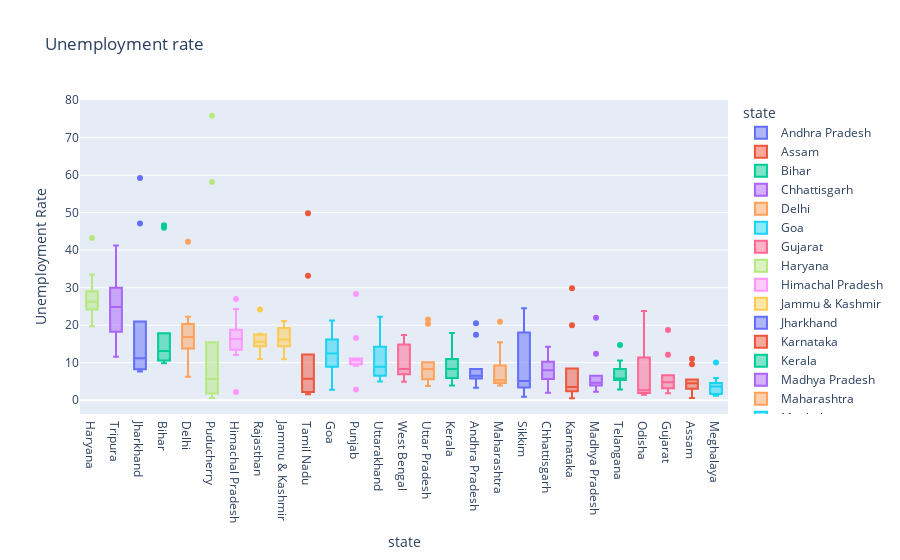

Notebook cell for this chart:
### Code cell
fig = px.box(df,x='state',y='Unemployment Rate',color='state',title='Unemployment rate')
fig.update_layout(xaxis={'categoryorder':'total descending'})
fig.show()

### Figure 1 — Plotly figure (JSON) as saved in the notebook; plotly's stock layout.template omitted (floating-point values rounded to 4 significant figures)
{"data": [{"alignmentgroup": "True", "hovertemplate": "state=%{x}<br>Unemployment Rate=%{y}<extra></extra>", "legendgroup": "Andhra Pradesh", "marker": {"color": "#636efa"}, "name": "Andhra Pradesh", "notched": false, "offsetgroup": "Andhra Pradesh", "orientation": "v", "showlegend": true, "type": "box", "x": ["Andhra Pradesh", "Andhra Pradesh", "Andhra Pradesh", "Andhra Pradesh", "Andhra Pradesh", "Andhra Pradesh", "Andhra Pradesh", "Andhra Pradesh", "Andhra Pradesh", "Andhra Pradesh"], "x0": " ", "xaxis": "x", "y": [5.48, 5.83, 5.79, 20.51, 17.43, 3.31, 8.34, 6.96, 6.4, 6.59], "y0": " ", "yaxis": "y"}, {"alignmentgroup": "True", "hovertemplate": "state=%{x}<br>Unemployment Rate=%{y}<extra></extra>", "legendgroup": "Assam", "marker": {"color": "#EF553B"}, "name": "Assam", "notched": false, "offsetgroup": "Assam", "orientation": "v", "showlegend": true, "type": "box", "x": ["Assam", "Assam", "Assam", "Assam", "Assam", "Assam", "Assam", "Assam", "Assam", "Assam"], "x0": " ", "xaxis": "x", "y": [4.66, 4.41, 4.77, 11.06, 9.55, 0.6, 3.77, 5.53, 1.19, 3.02], "y0": " ", "yaxis": "y"}, {"alignmentgroup": "True", "hovertemplate": "state=%{x}<br>Unemployment Rate=%{y}<extra></extra>", "legendgroup": "Bihar", "marker": {"color": "#00cc96"}, "name": "Bihar", "notched": false, "offsetgroup": "Bihar", "orientation": "v", "showlegend": true, "type": "box", "x": ["Bihar", "Bihar", "Bihar", "Bihar", "Bihar", "Bihar", "Bihar", "Bihar", "Bihar", "Bihar"], "x0": " ", "xaxis": "x", "y": [10.61, 10.29, 15.43, 46.64, 45.96, 17.82, 12.79, 13.44, 11.91, 9.82], "y0": " ", "yaxis": "y"}, {"alignmentgroup": "True", "hovertemplate": "state=%{x}<br>Unemployment Rate=%{y}<extra></extra>", "legendgroup": "Chhattisgarh", "marker": {"color": "#ab63fa"}, "name": "Chhattisgarh", "notched": false, "offsetgroup": "Chhattisgarh", "orientation": "v", "showlegend": true, "type": "box", "x": ["Chhattisgarh", "Chhattisgarh", "Chhattisgarh", "Chhattisgarh", "Chhattisgarh", "Chhattisgarh", "Chhattisgarh", "Chhattisgarh", "Chhattisgarh", "Chhattisgarh"], "x0": " ", "xaxis": "x", "y": [9.65, 8.38, 7.54, 3.41, 10.5, 14.23, 10.27, 5.63, 1.96, 6.62], "y0": " ", "yaxis": "y"}, {"alignmentgroup": "True", "hovertemplate": "state=%{x}<br>Unemployment Rate=%{y}<extra></extra>", "legendgroup": "Delhi", "marker": {"color": "#FFA15A"}, "name": "Delhi", "notched": false, "offsetgroup": "Delhi", "orientation": "v", "showlegend": true, "type": "box", "x": ["Delhi", "Delhi", "Delhi", "Delhi", "Delhi", "Delhi", "Delhi", "Delhi", "Delhi", "Delhi"], "x0": " ", "xaxis": "x", "y": [22.23, 14.84, 17.04, 16.68, 42.27, 18.19, 20.3, 13.79, 12.53, 6.27], "y0": " ", "yaxis": "y"}, {"alignmentgroup": "True", "hovertemplate": "state=%{x}<br>Unemployment Rate=%{y}<extra></extra>", "legendgroup": "Goa", "marker": {"color": "#19d3f3"}, "name": "Goa", "notched": false, "offsetgroup": "Goa", "orientation": "v", "showlegend": true, "type": "box", "x": ["Goa", "Goa", "Goa", "Goa", "Goa", "Goa", "Goa", "Goa", "Goa", "Goa"], "x0": " ", "xaxis": "x", "y": [8.89, 2.81, 5.25, 13.31, 21.25, 9.96, 17.07, 16.21, 15.38, 11.54], "y0": " ", "yaxis": "y"}, {"alignmentgroup": "True", "hovertemplate": "state=%{x}<br>Unemployment Rate=%{y}<extra></extra>", "legendgroup": "Gujarat", "marker": {"color": "#FF6692"}, "name": "Gujarat", "notched": false, "offsetgroup": "Gujarat", "orientation": "v", "showlegend": true, "type": "box", "x": ["Gujarat", "Gujarat", "Gujarat", "Gujarat", "Gujarat", "Gujarat", "Gujarat", "Gujarat", "Gujarat", "Gujarat"], "x0": " ", "xaxis": "x", "y": [5.54, 6.38, 6.66, 18.71, 12.11, 3.2, 1.84, 1.87, 3.42, 4.03], "y0": " ", "yaxis": "y"}, {"alignmentgroup": "True", "hovertemplate": "state=%{x}<br>Unemployment Rate=%{y}<extra></extra>", "legendgroup": "Haryana", "marker": {"color": "#B6E880"}, "name": "Haryana", "notched": false, "offsetgroup": "Haryana", "orientation": "v", "showlegend": true, "type": "box", "x": ["Haryana", "Haryana", "Haryana", "Haryana", "Haryana", "Haryana", "Haryana", "Haryana", "Haryana", "Haryana"], "x0": " ", "xaxis": "x", "y": [20.34, 25.77, 25.05, 43.22, 29.02, 26.7, 24.18, 33.5, 19.68, 27.31], "y0": " ", "yaxis": "y"}, {"alignmentgroup": "True", "hovertemplate": "state=%{x}<br>Unemployment Rate=%{y}<extra></extra>", "legendgroup": "Himachal Pradesh", "marker": {"color": "#FF97FF"}, "name": "Himachal Pradesh", "notched": false, "offsetgroup": "Himachal Pradesh", "orientation": "v", "showlegend": true, "type": "box", "x": ["Himachal Pradesh", "Himachal Pradesh", "Himachal Pradesh", "Himachal Pradesh", "Himachal Pradesh", "Himachal Pradesh", "Himachal Pradesh", "Himachal Pradesh", "Himachal Pradesh", "Himachal Pradesh"], "x0": " ", "xaxis": "x", "y": [16.83, 16.84, 18.76, 2.2, 26.95, 13.47, 24.31, 15.79, 12.04, 13.46], "y0": " ", "yaxis": "y"}, {"alignmentgroup": "True", "hovertemplate": "state=%{x}<br>Unemployment Rate=%{y}<extra></extra>", "legendgroup": "Jammu & Kashmir", "marker": {"color": "#FECB52"}, "name": "Jammu & Kashmir", "notched": false, "offsetgroup": "Jammu & Kashmir", "orientation": "v", "showlegend": true, "type": "box", "x": ["Jammu & Kashmir", "Jammu & Kashmir", "Jammu & Kashmir", "Jammu & Kashmir", "Jammu & Kashmir", "Jammu & Kashmir", "Jammu & Kashmir", "Jammu & Kashmir", "Jammu & Kashmir"], "x0": " ", "xaxis": "x", "y": [21.08, 20.78, 15.5, 18.74, 17.92, 10.88, 11.09, 16.17, 16.14], "y0": " ", "yaxis": "y"}, {"alignmentgroup": "True", "hovertemplate": "state=%{x}<br>Unemployment Rate=%{y}<extra></extra>", "legendgroup": "Jharkhand", "marker": {"color": "#636efa"}, "name": "Jharkhand", "notched": false, "offsetgroup": "Jharkhand", "orientation": "v", "showlegend": true, "type": "box", "x": ["Jharkhand", "Jharkhand", "Jharkhand", "Jharkhand", "Jharkhand", "Jharkhand", "Jharkhand", "Jharkhand", "Jharkhand", "Jharkhand"], "x0": " ", "xaxis": "x", "y": [10.61, 11.85, 8.23, 47.09, 59.23, 20.95, 7.63, 9.76, 8.24, 11.8], "y0": " ", "yaxis": "y"}, {"alignmentgroup": "True", "hovertemplate": "state=%{x}<br>Unemployment Rate=%{y}<extra></extra>", "legendgroup": "Karnataka", "marker": {"color": "#EF553B"}, "name": "Karnataka", "notched": false, "offsetgroup": "Karnataka", "orientation": "v", "showlegend": true, "type": "box", "x": ["Karnataka", "Karnataka", "Karnataka", "Karnataka", "Karnataka", "Karnataka", "Karnataka", "Karnataka", "Karnataka", "Karnataka"], "x0": " ", "xaxis": "x", "y": [2.86, 3.61, 3.46, 29.84, 19.97, 8.44, 4.01, 0.5, 2.41, 1.58], "y0": " ", "yaxis": "y"}, {"alignmentgroup": "True", "hovertemplate": "state=%{x}<br>Unemployment Rate=%{y}<extra></extra>", "legendgroup": "Kerala", "marker": {"color": "#00cc96"}, "name": "Kerala", "notched": false, "offsetgroup": "Kerala", "orientation": "v", "showlegend": true, "type": "box", "x": ["Kerala", "Kerala", "Kerala", "Kerala", "Kerala", "Kerala", "Kerala", "Kerala", "Kerala", "Kerala"], "x0": " ", "xaxis": "x", "y": [5.31, 7.6, 8.99, 16.99, 17.88, 9.71, 7.09, 10.98, 5.91, 3.88], "y0": " ", "yaxis": "y"}, {"alignmentgroup": "True", "hovertemplate": "state=%{x}<br>Unemployment Rate=%{y}<extra></extra>", "legendgroup": "Madhya Pradesh", "marker": {"color": "#ab63fa"}, "name": "Madhya Pradesh", "notched": false, "offsetgroup": "Madhya Pradesh", "orientation": "v", "showlegend": true, "type": "box", "x": ["Madhya Pradesh", "Madhya Pradesh", "Madhya Pradesh", "Madhya Pradesh", "Madhya Pradesh", "Madhya Pradesh", "Madhya Pradesh", "Madhya Pradesh", "Madhya Pradesh", "Madhya Pradesh"], "x0": " ", "xaxis": "x", "y": [4.11, 4.57, 2.22, 12.36, 21.98, 6.48, 5.08, 4.7, 3.91, 3.13], "y0": " ", "yaxis": "y"}, {"alignmentgroup": "True", "hovertemplate": "state=%{x}<br>Unemployment Rate=%{y}<extra></extra>", "legendgroup": "Maharashtra", "marker": {"color": "#FFA15A"}, "name": "Maharashtra", "notched": false, "offsetgroup": "Maharashtra", "orientation": "v", "showlegend": true, "type": "box", "x": ["Maharashtra", "Maharashtra", "Maharashtra", "Maharashtra", "Maharashtra", "Maharashtra", "Maharashtra", "Maharashtra", "Maharashtra", "Maharashtra"], "x0": " ", "xaxis": "x", "y": [4.95, 4.69, 5.79, 20.9, 15.46, 9.23, 3.89, 6.23, 4.55, 4.1], "y0": " ", "yaxis": "y"}, {"alignmentgroup": "True", "hovertemplate": "state=%{x}<br>Unemployment Rate=%{y}<extra></extra>", "legendgroup": "Meghalaya", "marker": {"color": "#19d3f3"}, "name": "Meghalaya", "notched": false, "offsetgroup": "Meghalaya", "orientation": "v", "showlegend": true, "type": "box", "x": ["Meghalaya", "Meghalaya", "Meghalaya", "Meghalaya", "Meghalaya", "Meghalaya", "Meghalaya", "Meghalaya", "Meghalaya", "Meghalaya"], "x0": " ", "xaxis": "x", "y": [1.66, 3.59, 1.58, 10.03, 5.92, 1.15, 2.1, 3.74, 4.29, 4.6], "y0": " ", "yaxis": "y"}, {"alignmentgroup": "True", "hovertemplate": "state=%{x}<br>Unemployment Rate=%{y}<extra></extra>", "legendgroup": "Odisha", "marker": {"color": "#FF6692"}, "name": "Odisha", "notched": false, "offsetgroup": "Odisha", "orientation": "v", "showlegend": true, "type": "box", "x": ["Odisha", "Odisha", "Odisha", "Odisha", "Odisha", "Odisha", "Odisha", "Odisha", "Odisha", "Odisha"], "x0": " ", "xaxis": "x", "y": [1.9, 3.12, 13.08, 23.76, 11.41, 3.77, 1.88, 1.42, 2.1, 2.18], "y0": " ", "yaxis": "y"}, {"alignmentgroup": "True", "hovertemplate": "state=%{x}<br>Unemployment Rate=%{y}<extra></extra>", "legendgroup": "Puducherry", "marker": {"color": "#B6E880"}, "name": "Puducherry", "notched": false, "offsetgroup": "Puducherry", "orientation": "v", "showlegend": true, "type": "box", "x": ["Puducherry", "Puducherry", "Puducherry", "Puducherry", "Puducherry", "Puducherry", "Puducherry", "Puducherry", "Puducherry", "Puducherry"], "x0": " ", "xaxis": "x", "y": [0.58, 1.76, 1.2, 75.85, 58.19, 4.24, 15.47, 5.05, 10.9, 6.18], "y0": " ", "yaxis": "y"}, {"alignmentgroup": "True", "hovertemplate": "state=%{x}<br>Unemployment Rate=%{y}<extra></extra>", "legendgroup": "Punjab", "marker": {"color": "#FF97FF"}, "name": "Punjab", "notched": false, "offsetgroup": "Punjab", "orientation": "v", "showlegend": true, "type": "box", "x": ["Punjab", "Punjab", "Punjab", "Punjab", "Punjab", "Punjab", "Punjab", "Punjab", "Punjab", "Punjab"], "x0": " ", "xaxis": "x", "y": [11.11, 10.97, 10.32, 2.86, 28.33, 16.55, 9.19, 10.99, 9.61, 9.88], "y0": " ", "yaxis": "y"}, {"alignmentgroup": "True", "hovertemplate": "state=%{x}<br>Unemployment Rate=%{y}<extra></extra>", "legendgroup": "Rajasthan", "marker": {"color": "#FECB52"}, "name": "Rajasthan", "notched": false, "offsetgroup": "Rajasthan", "orientation": "v", "showlegend": true, "type": "box", "x": ["Rajasthan", "Rajasthan", "Rajasthan", "Rajasthan", "Rajasthan", "Rajasthan", "Rajasthan", "Rajasthan", "Rajasthan", "Rajasthan"], "x0": " ", "xaxis": "x", "y": [10.97, 15.16, 11.9, 17.7, 15.74, 14.39, 15.81, 17.51, 15.35, 24.15], "y0": " ", "yaxis": "y"}, {"alignmentgroup": "True", "hovertemplate": "state=%{x}<br>Unemployment Rate=%{y}<extra></extra>", "legendgroup": "Sikkim", "marker": {"color": "#636efa"}, "name": "Sikkim", "notched": false, "offsetgroup": "Sikkim", "orientation": "v", "showlegend": true, "type": "box", "x": ["Sikkim", "Sikkim", "Sikkim", "Sikkim", "Sikkim", "Sikkim", "Sikkim", "Sikkim"], "x0": " ", "xaxis": "x", "y": [23.57, 2.28, 24.51, 4.46, 4.45, 12.49, 5.7, 0.88], "y0": " ", "yaxis": "y"}, {"alignmentgroup": "True", "hovertemplate": "state=%{x}<br>Unemployment Rate=%{y}<extra></extra>", "legendgroup": "Tamil Nadu", "marker": {"color": "#EF553B"}, "name": "Tamil Nadu", "notched": false, "offsetgroup": "Tamil Nadu", "orientation": "v", "showlegend": true, "type": "box", "x": ["Tamil Nadu", "Tamil Nadu", "Tamil Nadu", "Tamil Nadu", "Tamil Nadu", "Tamil Nadu", "Tamil Nadu", "Tamil Nadu", "Tamil Nadu", "Tamil Nadu"], "x0": " ", "xaxis": "x", "y": [1.57, 2.09, 6.4, 49.83, 33.16, 12.2, 6.81, 2.65, 5, 2.16], "y0": " ", "yaxis": "y"}, {"alignmentgroup": "True", "hovertemplate": "state=%{x}<br>Unemployment Rate=%{y}<extra></extra>", "legendgroup": "Telangana", "marker": {"color": "#00cc96"}, "name": "Telangana", "notched": false, "offsetgroup": "Telangana", "orientation": "v", "showlegend": true, "type": "box", "x": ["Telangana", "Telangana", "Telangana", "Telangana", "Telangana", "Telangana", "Telangana", "Telangana", "Telangana", "Telangana"], "x0": " ", "xaxis": "x", "y": [5.49, 8.29, 5.77, 6.25, 14.7, 10.55, 5.36, 5.79, 3.27, 2.86], "y0": " ", "yaxis": "y"}, {"alignmentgroup": "True", "hovertemplate": "state=%{x}<br>Unemployment Rate=%{y}<extra></extra>", "legendgroup": "Tripura", "marker": {"color": "#ab63fa"}, "name": "Tripura", "notched": false, "offsetgroup": "Tripura", "orientation": "v", "showlegend": true, "type": "box", "x": ["Tripura", "Tripura", "Tripura", "Tripura", "Tripura", "Tripura", "Tripura", "Tripura", "Tripura", "Tripura"], "x0": " ", "xaxis": "x", "y": [32.67, 28.4, 29.95, 41.23, 21.51, 21.71, 18.24, 27.92, 17.35, 11.57], "y0": " ", "yaxis": "y"}, {"alignmentgroup": "True", "hovertemplate": "state=%{x}<br>Unemployment Rate=%{y}<extra></extra>", "legendgroup": "Uttar Pradesh", "marker": {"color": "#FFA15A"}, "name": "Uttar Pradesh", "notched": false, "offsetgroup": "Uttar Pradesh", "orientation": "v", "showlegend": true, "type": "box", "x": ["Uttar Pradesh", "Uttar Pradesh", "Uttar Pradesh", "Uttar Pradesh", "Uttar Pradesh", "Uttar Pradesh", "Uttar Pradesh", "Uttar Pradesh", "Uttar Pradesh", "Uttar Pradesh"], "x0": " ", "xaxis": "x", "y": [7.58, 8.98, 10.11, 21.54, 20.41, 9.47, 5.56, 5.79, 4.18, 3.75], "y0": " ", "yaxis": "y"}, {"alignmentgroup": "True", "hovertemplate": "state=%{x}<br>Unemployment Rate=%{y}<extra></extra>", "legendgroup": "Uttarakhand", "marker": {"color": "#19d3f3"}, "name": "Uttarakhand", "notched": false, "offsetgroup": "Uttarakhand", "orientation": "v", "showlegend": true, "type": "box", "x": ["Uttarakhand", "Uttarakhand", "Uttarakhand", "Uttarakhand", "Uttarakhand", "Uttarakhand", "Uttarakhand", "Uttarakhand", "Uttarakhand", "Uttarakhand"], "x0": " ", "xaxis": "x", "y": [5.49, 4.99, 19.85, 6.48, 8.01, 8.61, 12.38, 14.26, 22.26, 9.23], "y0": " ", "yaxis": "y"}, {"alignmentgroup": "True", "hovertemplate": "state=%{x}<br>Unemployment Rate=%{y}<extra></extra>", "legendgroup": "West Bengal", "marker": {"color": "#FF6692"}, "name": "West Bengal", "notched": false, "offsetgroup": "West Bengal", "orientation": "v", "showlegend": true, "type": "box", "x": ["West Bengal", "West Bengal", "West Bengal", "West Bengal", "West Bengal", "West Bengal", "West Bengal", "West Bengal", "West Bengal", "West Bengal"], "x0": " ", "xaxis": "x", "y": [6.94, 4.92, 6.92, 17.41, 17.41, 7.29, 6.83, 14.87, 9.35, 9.98], "y0": " ", "yaxis": "y"}], "layout": {"boxmode": "overlay", "legend": {"title": {"text": "state"}, "tracegroupgap": 0}, "title": {"text": "Unemployment rate"}, "xaxis": {"anchor": "y", "categoryarray": ["Andhra Pradesh", "Assam", "Bihar", "Chhattisgarh", "Delhi", "Goa", "Gujarat", "Haryana", "Himachal Pradesh", "Jammu & Kashmir", "Jharkhand", "Karnataka", "Kerala", "Madhya Pradesh", "Maharashtra", "Meghalaya", "Odisha", "Puducherry", "Punjab", "Rajasthan", "Sikkim", "Tamil Nadu", "Telangana", "Tripura", "Uttar Pradesh", "Uttarakhand", "West Bengal"], "categoryorder": "total descending", "domain": [0, 1], "title": {"text": "state"}}, "yaxis": {"anchor": "x", "domain": [0, 1], "title": {"text": "Unemployment Rate"}}}}
